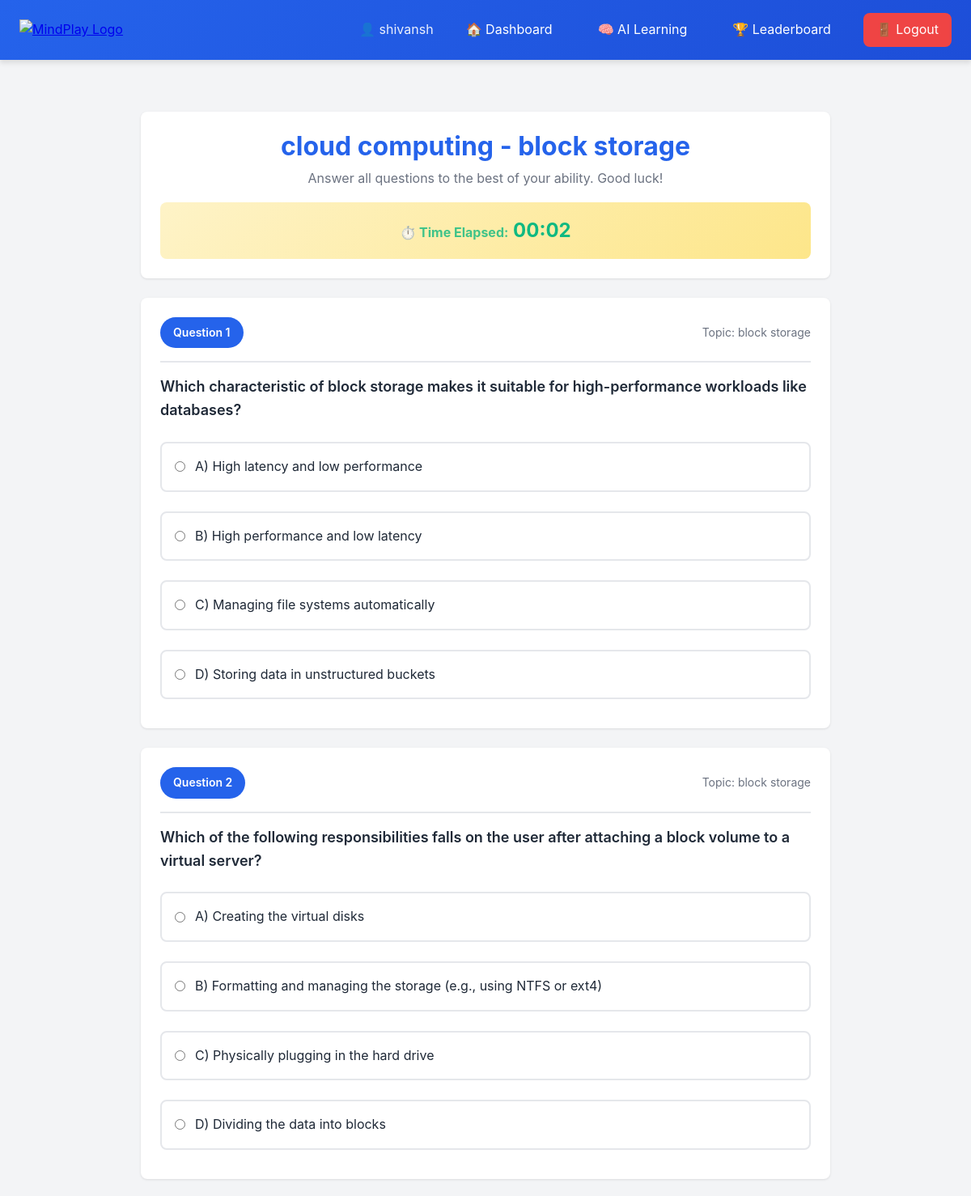
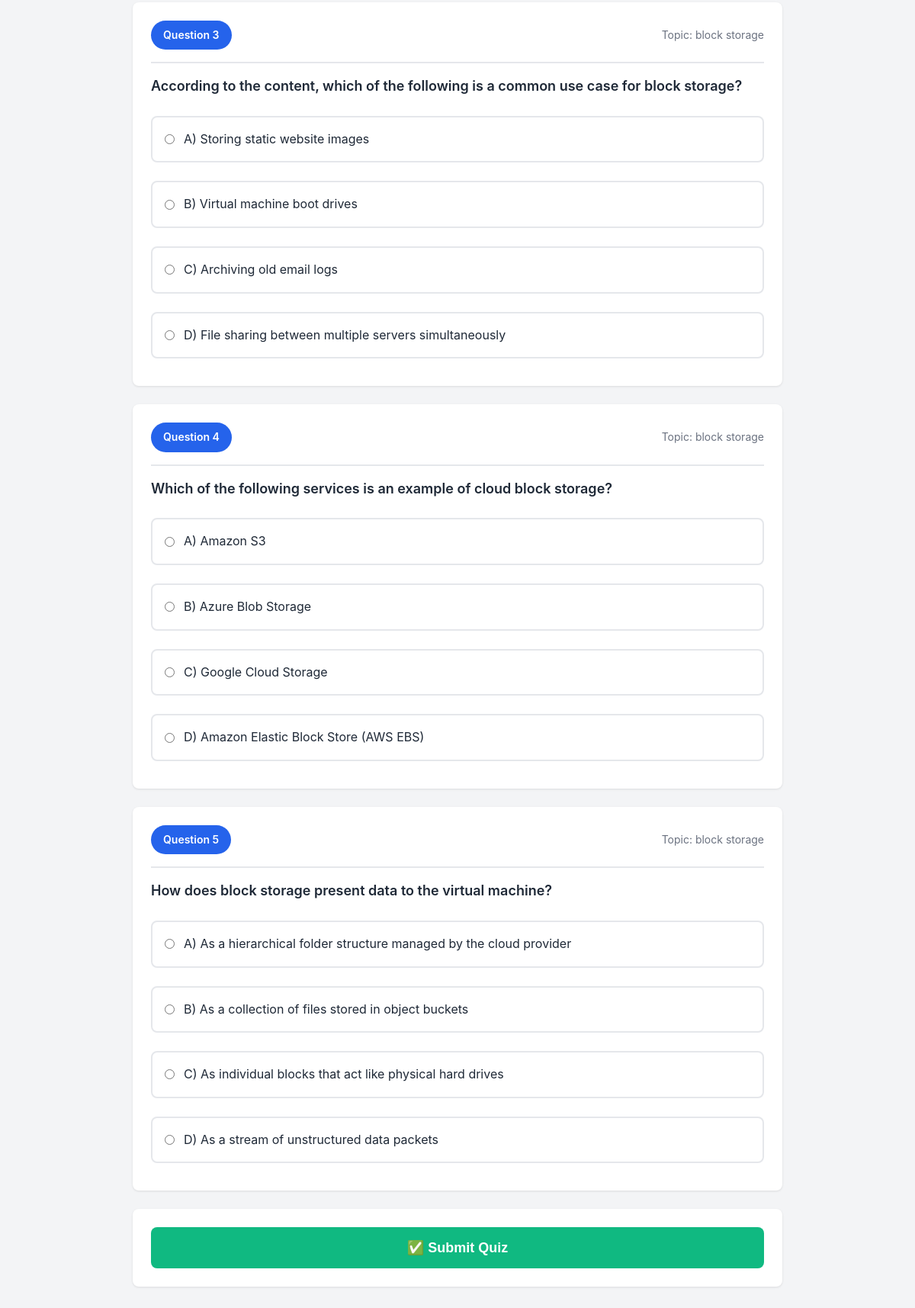
Page /quiz.php?subject_id=10&syllabus_id=12 (signed in) on the committed database (2 pictures, top to bottom).
### tables this page shows
CREATE TABLE `subjects` (
  `id` int(11) NOT NULL,
  `subject_name` varchar(100) DEFAULT NULL,
  `description` text DEFAULT NULL COMMENT 'Subject description'
);

CREATE TABLE `syllabus` (
  `id` int(11) NOT NULL,
  `subject_id` int(11) DEFAULT NULL,
  `topic` varchar(150) DEFAULT NULL,
  `content` text DEFAULT NULL
);

CREATE TABLE `questions` (
  `id` int(11) NOT NULL,
  `syllabus_id` int(11) DEFAULT NULL,
  `question` text DEFAULT NULL,
  `answer` varchar(255) DEFAULT NULL
);

### quiz.php (the view, shortened to what this page needs)
<?php
require_once __DIR__ . '/../config/db.php';
$subject_id = isset($_GET['subject_id']) ? intval($_GET['subject_id']) : 0;
$syllabus_id = isset($_GET['syllabus_id']) ? intval($_GET['syllabus_id']) : 0;
$stmt = $conn->prepare("SELECT * FROM subjects WHERE id = ?");
$stmt->bind_param("i", $subject_id);
$stmt->execute();
$subject_result = $stmt->get_result();
$subject = $subject_result->fetch_assoc();
$topic_name = '';
if($syllabus_id > 0){
    $stmt = $conn->prepare("SELECT id, topic FROM syllabus WHERE id = ? AND subject_id = ?");
    $stmt->bind_param("ii", $syllabus_id, $subject_id);
    $stmt->execute();
    $topic_result = $stmt->get_result();
    $topic_row = $topic_result->fetch_assoc();
    $syllabus_id = intval($topic_row['id']);
    $topic_name = $topic_row['topic'];
}
$questions_query = "SELECT q.*, sy.topic
                   FROM questions q
                   JOIN syllabus sy ON q.syllabus_id = sy.id
                   WHERE q.syllabus_id = ?
                   ORDER BY RAND()
                   LIMIT ?";
$stmt = $conn->prepare($questions_query);
$questions_limit = QUESTIONS_PER_QUIZ;
$stmt->bind_param("ii", $syllabus_id, $questions_limit);
$stmt->execute();
$questions = $stmt->get_result();
?>
<!DOCTYPE html>
<html lang="en">
<head>
    <link rel="stylesheet" href="../assets/css/style.css">
</head>
<body>
    <?php
    include __DIR__ . '/../includes/student_navbar.php';
    ?>
    <div class="container">
        <div class="container-md">
            <div class="card fade-in text-center">
                <h1 style="font-size: 2rem; font-weight: 700; color: var(--primary); margin-bottom: 0.5rem;">
                    <?php echo htmlspecialchars($subject['subject_name']); ?><?php echo $topic_name ? ' - ' . htmlspecialchars($topic_name) : ''; ?>
                </h1>
                <p style="color: var(--gray);">Answer all questions to the best of your ability. Good luck!</p>
                <div id="timer" style="font-size: 1.5rem; font-weight: 700; color: var(--secondary); margin-top: 1rem; padding: 1rem; background: linear-gradient(135deg, #fef3c7 0%, #fde68a 100%); border-radius: var(--radius);">
                    <span style="font-size: 1rem; opacity: 0.8;">⏱️ Time Elapsed:</span>
                    <span id="timer-display">00:00</span>
                </div>
            </div>
            <?php if(isset($no_questions)): ?>
                <div class="card text-center">
                    <p style="color: var(--danger); font-size: 1.25rem; margin-bottom: 1.5rem;">❌ No questions available for this subject yet.</p>
                    <a href="dashboard.php" class="btn btn-primary">
                        ⬅️ Back to Dashboard
                    </a>
                </div>
            <?php else: ?>
                <form method="POST" id="quizForm" action="">
                    <?php
                    $question_number = 1;
                    while($q = $questions->fetch_assoc()):
                        $question_text = $q['question'];
                        $lines = explode("\n", $question_text);
                        $main_question = "";
                        $options = [];
                        foreach($lines as $line){
                            $line = trim($line);
                            if(preg_match('/^[A-D][\):]/', $line)){
                                $options[] = $line;
                            } else if(!empty($line) && strpos($line, 'Q:') !== 0){
                                $main_question .= $line . " ";
                            } else if(strpos($line, 'Q:') === 0){
                                $main_question = str_replace('Q:', '', $line);
                            }
                        }
                        if(empty($options)){
                            $is_mcq = false;
                        } else {
                            $is_mcq = true;
                        }
                    ?>
                    <div class="question-card">
                        <div class="question-header">
                            <span class="question-number">
                                Question <?php echo $question_number; ?>
                            </span>
                            <span class="question-topic">Topic: <?php echo htmlspecialchars($q['topic']); ?></span>
                        </div>
                        <p class="question-text">
                            <?php echo htmlspecialchars($main_question ?: $question_text); ?>
                        </p>
                        <?php if($is_mcq): ?>
                            <div style="display: flex; flex-direction: column; gap: 0.75rem;">
                                <?php foreach($options as $option): ?>
                                    <label class="option-label">
                                        <input type="radio" name="answers[<?php echo $q['id']; ?>]"
                                               value="<?php echo substr($option, 0, 1); ?>" required>
                                        <span><?php echo htmlspecialchars($option); ?></span>
                                    </label>
                                <?php endforeach; ?>
                            </div>
                        <?php else: ?>
                            <textarea name="answers[<?php echo $q['id']; ?>]" required rows="3" class="form-textarea"
                                placeholder="Enter your answer here..."></textarea>
                        <?php endif; ?>
                    </div>
                    <?php
                        $question_number++;
                    endwhile;
                    ?>
                    <div class="card text-center">
                        <button type="submit" name="submit_quiz" id="submitQuizBtn" class="btn btn-success btn-block" style="font-size: 1.125rem; padding: 1rem 1.5rem;">
                            ✅ Submit Quiz
                        </button>
                    </div>
                </form>
            <?php endif; ?>
        </div>
    </div>
</body>
</html>

### style.css (style rules this page uses)
:root { --primary: #2563eb; --primary-dark: #1d4ed8; --secondary: #10b981; --secondary-dark: #059669; --danger: #ef4444; --danger-dark: #dc2626; --warning: #f59e0b; --info: #3b82f6; --dark: #1f2937; --light: #f3f4f6; --white: #ffffff; --gray: #6b7280; --gray-light: #e5e7eb; --shadow: 0 1px 3px rgba(0, 0, 0, 0.1); --shadow-md: 0 4px 6px rgba(0, 0, 0, 0.1); --shadow-lg: 0 10px 25px rgba(0, 0, 0, 0.15); --radius: 0.5rem; }
* { margin: 0; padding: 0; box-sizing: border-box; }
body { font-family: -apple-system, BlinkMacSystemFont, 'Segoe UI', 'Roboto', 'Oxygen', 'Ubuntu', sans-serif; background-color: var(--light); color: var(--dark); line-height: 1.6; }
h1, h2, h3, h4, h5, h6 { font-weight: 700; line-height: 1.2; margin-bottom: 1rem; }
h1 { font-size: 2.5rem; }
.container { max-width: 1200px; margin: 0 auto; padding: 2rem 1.5rem; }
.container-md { max-width: 900px; margin: 0 auto; padding: 2rem 1.5rem; }
.card { background: var(--white); border-radius: var(--radius); padding: 1.5rem; box-shadow: var(--shadow); margin-bottom: 1.5rem; }
.btn { display: inline-block; padding: 0.75rem 1.5rem; border-radius: var(--radius); font-weight: 600; text-decoration: none; border: none; cursor: pointer; transition: all 0.2s; text-align: center; }
.btn-success { background: var(--secondary); color: var(--white); }
.btn-block { display: block; width: 100%; }
.question-card { background: var(--white); border-radius: var(--radius); padding: 1.5rem; margin-bottom: 1.5rem; box-shadow: var(--shadow); animation: fadeIn 0.3s ease-in; }
.question-header { display: flex; justify-content: space-between; align-items: center; margin-bottom: 1rem; padding-bottom: 1rem; border-bottom: 2px solid var(--gray-light); }
.question-number { background: var(--primary); color: var(--white); padding: 0.5rem 1rem; border-radius: 9999px; font-weight: 600; font-size: 0.875rem; }
.question-topic { color: var(--gray); font-size: 0.875rem; }
.question-text { font-size: 1.125rem; font-weight: 600; color: var(--dark); margin-bottom: 1.5rem; }
.option-label { display: flex; align-items: center; padding: 1rem; border: 2px solid var(--gray-light); border-radius: var(--radius); margin-bottom: 0.75rem; cursor: pointer; transition: all 0.2s; }
.option-label input[type="radio"] { margin-right: 0.75rem; }
.text-center { text-align: center; }
.fade-in { animation: fadeIn 0.5s ease-in; }

### rows in the picture
subjects: subject_name "cloud computing"
syllabus: topic "block storage"
questions: syllabus.topic "block storage", question "Which characteristic of block storage makes it suitable for high-performance workloads like databases?", option "A) High latency and low performance", option "B) High performance and low latency", option "C) Managing file systems automatically", option "D) Storing data in unstructured buckets"
questions: syllabus.topic "block storage", question "Which of the following responsibilities falls on the user after attaching a block volume to a virtual server?", option "A) Creating the virtual disks", option "B) Formatting and managing the storage (e.g., using NTFS or ext4)", option "C) Physically plugging in the hard drive", option "D) Dividing the data into blocks"
questions: syllabus.topic "block storage", question "According to the content, which of the following is a common use case for block storage?", option "A) Storing static website images", option "B) Virtual machine boot drives", option "C) Archiving old email logs", option "D) File sharing between multiple servers simultaneously"
questions: syllabus.topic "block storage", question "Which of the following services is an example of cloud block storage?", option "A) Amazon S3", option "B) Azure Blob Storage", option "C) Google Cloud Storage", option "D) Amazon Elastic Block Store (AWS EBS)"
questions: syllabus.topic "block storage", question "How does block storage present data to the virtual machine?", option "A) As a hierarchical folder structure managed by the cloud provider", option "B) As a collection of files stored in object buckets", option "C) As individual blocks that act like physical hard drives", option "D) As a stream of unstructured data packets"

### other values in the picture
currentUserName() "shivansh"
